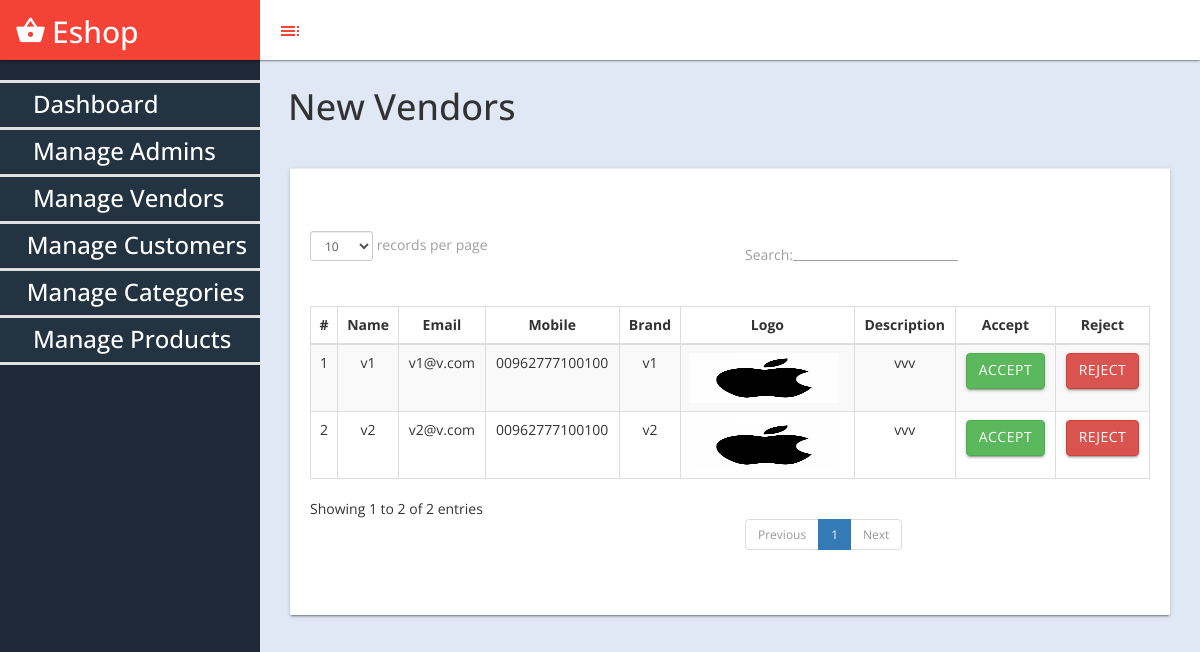
Page /eshop/admin/Approval.php (signed in) on the committed database.
### tables this page shows
CREATE TABLE `admin_approval` (
  `approval_id` int(3) NOT NULL,
  `vendor_id` int(3) NOT NULL,
  `approval` int(1) NOT NULL DEFAULT '0'
);

CREATE TABLE `vendor` (
  `vendor_id` int(3) NOT NULL,
  `vendor_name` varchar(100) NOT NULL,
  `vendor_email` varchar(50) NOT NULL,
  `vendor_password` varchar(50) NOT NULL,
  `vendor_mobile` varchar(14) NOT NULL,
  `brand_name` varchar(100) NOT NULL,
  `brand_img` text NOT NULL,
  `brand_desc` text NOT NULL
);

### eshop/admin/includes/DBconnection.php (called while the page is built, shortened)
<?php
Class dbconnection{
	public $conn;
	public function openConnection(){
		$this->conn = mysqli_connect(DBSERVER,DBUSER,DBPASS,DBNAME);
		return $this->conn ? $this->conn : die("cannot connect to server");
	}
	public function performQuery($query){
		$result = mysqli_query($this->conn,$query);
		return $result ? $result : FALSE;
	}
	public function fetchAll($result){
		$rowSet = array();
		while ($row = mysqli_fetch_assoc($result)) {
			$rowSet[] = $row;
		}
		return count($rowSet) >= 1 ? $rowSet : FALSE;
	}
}

### eshop/admin/includes/adminClass.php (called while the page is built, shortened)
<?php
require('DBconnection.php');
class Admin extends dbconnection{
		public function readAllvendors(){
		$query  = "SELECT * FROM admin_approval,vendor WHERE admin_approval.approval=0 AND admin_approval.vendor_id=vendor.vendor_id";
		$result = $this->performQuery($query);
		return $this->fetchAll($result);
	}
}

### eshop/admin/Approval.php (the view, shortened to what this page needs)
<?php
include('includes/adminClass.php');
    $x = new Admin();
include("includes/admin_header.php");?>
     		<div id="page-wrapper">
		  <div class="header">
                        <h1 class="page-header">
                            New Vendors
                        </h1>
		</div>
            <div id="page-inner">
	 				<div class="row">
                <div class="col-md-12 col-lg-12">
                    <div class="card">
                        <div class="card-action">
                        </div>
                        <div class="card-content">
                            <div class="table-responsive">
                                <table class="table table-striped table-bordered table-hover" id="dataTables-example">
                                    <thead>
                                        <tr>
                                        	<th class='center'>#</th>
                                            <th class='center'>Name</th>
                                        	<th class='center'>Email</th>
                                            <th class='center'>Mobile</th>
                                            <th class='center'>Brand</th>
                                            <th class='center'>Logo</th>
                                            <th class='center'>Description</th>
                                        	<th class='center'>Accept</th>
                                        	<th class='center'>Reject</th>
                                        </tr>
                                    </thead>
                                    <tbody>
                                    	 <?php
                                    	 if($data=$x->readAllvendors()){
                                            $i=1;
                                    	 	foreach ($data as $key => $value) {
                                    	 		echo "<tr class='gradeA'>";
                                    	 		echo "<td class='center'>$i</td>";
                                    	 		echo "<td class='center'>{$value['vendor_name']}</td>";
                                    	 		echo "<td class='center'>{$value['vendor_email']}</td>";
                                                echo "<td class='center'>{$value['vendor_mobile']}</td>";
                                                echo "<td class='center'>{$value['brand_name']}</td>";
                                                echo "<td><img src='assets/img/brand/{$value['brand_img']}' width='150' height='50'></td>";
                                                echo "<td class='center'>{$value['brand_desc']}</td>";
                                    	 		echo "<td class='center'><a href='Accept.php?id={$value['vendor_id']}' class='btn btn-success'>Accept</a></td>";
                                    	 		echo "<td class='center'><a href='Reject.php?id={$value['vendor_id']}' class='btn btn-danger'>Reject</a></td>";
                                    	 		echo "</tr>";
                                    	 		$i++;
                                    	 	}
                                    	 }
                        ?>
                                    </tbody>
                                </table>
                            </div>
                        </div>
                    </div>
                </div>
					</div>
                </div>
<?php include("includes/admin_footer.php");?>

### eshop/admin/assets/css/custom-styles.css (style rules this page uses)
body { font-family: 'Open Sans', sans-serif; background: #1F2837; }
#page-wrapper { padding: 15px 15px; min-height: 600px; background: #ececec; }
#page-inner { width:100%; margin:10px 20px 10px 0px; padding: 15px 30px; min-height:1200px; }
h1, .h1, h2, .h2, h3, .h3 { margin-top: 7px; margin-bottom: -5px; }
#page-wrapper { position: relative; top: 55px; -moz-box-shadow: 0 0 10px #757575; }
.page-header { padding-bottom: 0;margin: 0;border-bottom: 1px solid transparent;text-align: left;background-color: transparent;padding: 32px 22px 10px 28px;color: #323232; }
#page-wrapper { background: #e0e8f5; }
@media (min-width:768px) { #page-wrapper { margin: 0 0 0 260px; padding: 0; min-height: 1200px; } }

### rows in the picture
admin_approval: vendor.vendor_name "v1", vendor.vendor_email "v1@v.com", vendor.vendor_mobile "00962777100100", vendor.brand_name "v1", vendor.brand_img (picture), vendor.brand_desc "vvv"
admin_approval: vendor.vendor_name "v2", vendor.vendor_email "v2@v.com", vendor.vendor_mobile "00962777100100", vendor.brand_name "v2", vendor.brand_img (picture), vendor.brand_desc "vvv"
